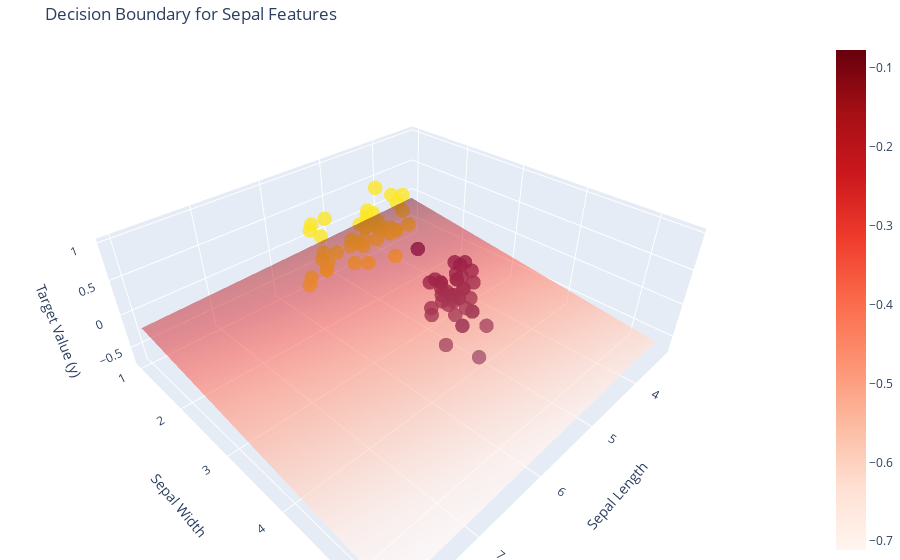
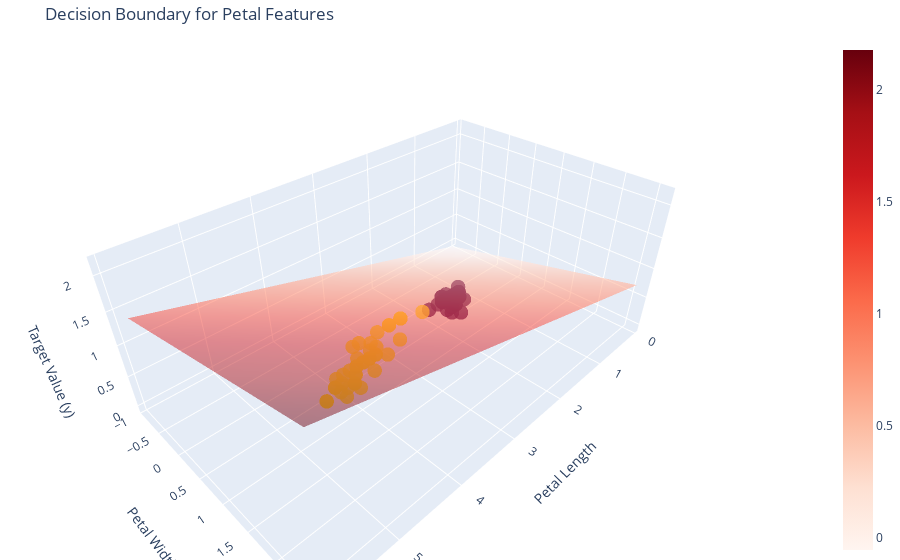

The code cell stored with these charts, in order, in its notebook:
### Markdown cell above
theta

### Code cell
#try to visualise the regression plane
import plotly.graph_objects as go
import numpy as np

def plot_decision_boundary_3d(X, y, theta, feature_indices, feature_names, title):
    """
    绘制 3D 交互式决策边界图
    X: 输入的特征矩阵
    y: 目标标签
    theta: 模型的权重参数 (5 个参数)
    feature_indices: 使用的两个特征的索引 (如 [0, 1] 或 [2, 3])
    feature_names: 特征名称列表
    title: 图像的标题
    """
    # 将 X 转为 NumPy 数组
    X_np = X.values if hasattr(X, 'values') else X
    y_np = y.values if hasattr(y, 'values') else y

    # 选择用于可视化的两个特征
    X_selected = X_np[:, feature_indices]

    # 创建网格用于绘制决策边界
    x_min, x_max = X_selected[:, 0].min() - 1, X_selected[:, 0].max() + 1
    y_min, y_max = X_selected[:, 1].min() - 1, X_selected[:, 1].max() + 1
    xx, yy = np.meshgrid(np.linspace(x_min, x_max, 50), np.linspace(y_min, y_max, 50))

    # 根据选择的特征索引，获取对应的权重
    if feature_indices == [0, 1]:
        w1, w2, b = theta[1], theta[2], theta[0]
    else:
        w1, w2, b = theta[3], theta[4], theta[0]

    # 计算网格上的预测值
    Z = w1 * xx + w2 * yy + b

    # 创建 3D 散点图
    fig = go.Figure()

    # 绘制训练数据的 3D 散点图
    fig.add_trace(go.Scatter3d(
        x=X_selected[:, 0],
        y=X_selected[:, 1],
        z=y_np,
        mode='markers',
        marker=dict(size=5, color=y_np, colorscale='Viridis', opacity=0.8),
        name='Training Data'
    ))

    # 绘制决策平面
    fig.add_trace(go.Surface(
        x=xx,
        y=yy,
        z=Z,
        opacity=0.5,
        colorscale='reds',
        name='Decision Boundary'
    ))

    # 设置图像布局
    fig.update_layout(
        title=title,
        scene=dict(
            xaxis_title=feature_names[0],
            yaxis_title=feature_names[1],
            zaxis_title='Target Value (y)',
        ),
        margin=dict(l=0, r=0, b=0, t=40)
    )

    # 显示图像
    fig.show()

# 调用 3D 可视化函数，分别绘制两张图
plot_decision_boundary_3d(X_train, y_train, theta, [0, 1], ['Sepal Length', 'Sepal Width'], 'Decision Boundary for Sepal Features')
plot_decision_boundary_3d(X_train, y_train, theta, [2, 3], ['Petal Length', 'Petal Width'], 'Decision Boundary for Petal Features')

### Figure 1 — Plotly figure (JSON) as saved in the notebook; plotly's stock layout.template omitted (floating-point values rounded to 4 significant figures; data arrays with more than 128 entries replaced by an {"elided": "..."} marker saying what was removed)
{"data": [{"marker": {"color": [1, 1, 0, 0, 1, 0, 0, 1, 0, 1, 0, 0, 1, 0, 1, 0, 1, 1, 0, 0, 0, 0, 0, 1, 0, 0, 1, 0, 1, 0, 0, 0, 0, 0, 0, 1, 0, 1, 0, 1, 1, 1, 1, 0, 1, 1, 0, 1, 1, 1, 1, 0, 1, 0, 1, 1, 1, 0, 1, 1, 1, 1, 0, 0, 0, 1, 0, 0, 0, 1, 1, 1, 1, 1, 0, 1, 1, 0, 1, 1], "colorscale": [[0, "#440154"], [0.1111, "#482878"], [0.2222, "#3e4989"], [0.3333, "#31688e"], [0.4444, "#26828e"], [0.5556, "#1f9e89"], [0.6667, "#35b779"], [0.7778, "#6ece58"], [0.8889, "#b5de2b"], [1, "#fde725"]], "opacity": 0.8, "size": 5}, "mode": "markers", "name": "Training Data", "type": "scatter3d", "x": [5.7, 5.6, 5, 4.4, 5.6, 5.7, 5, 5.7, 4.9, 6.3, 4.8, 4.6, 6, 5.2, 5, 5.4, 5.6, 6.7, 5, 5.4, 5, 4.9, 5, 5.7, 5.2, 5.1, 5.5, 5, 6, 4.3, 4.8, 4.6, 5.1, 4.4, 4.4, 6, 4.6, 5.6, 5.5, 5.5, 6.3, 5.7, 6.5, 5, 7, 5.8, 5.1, 6.2, 5.9, 6.2, 5.7, 4.5, 6.6, 5.3, 5.1, 4.9, 6.6, 5.2, 5.6, 5.2, 6.1, 5.4, 4.9, 4.7, 4.9, 6.9, 5.1, 4.7, 5.1, 6.3, 6.1, 6.4, 6.7, 5.8, 5.4, 5, 6.1, 5.8, 5.8, 6.4], "y": [2.8, 3, 3.4, 3.2, 2.5, 4.4, 3.5, 2.9, 3.1, 2.5, 3.4, 3.2, 3.4, 3.4, 2.3, 3.9, 3, 3.1, 3.2, 3.9, 3.3, 3.1, 3.4, 3, 3.5, 3.8, 2.4, 3, 2.2, 3, 3.4, 3.1, 3.5, 3, 2.9, 2.9, 3.4, 2.9, 3.5, 2.5, 3.3, 2.8, 2.8, 3.5, 3.2, 2.7, 3.8, 2.2, 3, 2.9, 2.6, 2.3, 2.9, 3.7, 2.5, 2.4, 3, 4.1, 2.7, 2.7, 2.9, 3, 3.6, 3.2, 3, 3.1, 3.7, 3.2, 3.3, 2.3, 3, 2.9, 3.1, 2.7, 3.4, 2, 2.8, 4, 2.6, 3.2], "z": [1, 1, 0, 0, 1, 0, 0, 1, 0, 1, 0, 0, 1, 0, 1, 0, 1, 1, 0, 0, 0, 0, 0, 1, 0, 0, 1, 0, 1, 0, 0, 0, 0, 0, 0, 1, 0, 1, 0, 1, 1, 1, 1, 0, 1, 1, 0, 1, 1, 1, 1, 0, 1, 0, 1, 1, 1, 0, 1, 1, 1, 1, 0, 0, 0, 1, 0, 0, 0, 1, 1, 1, 1, 1, 0, 1, 1, 0, 1, 1]}, {"colorscale": [[0, "rgb(255,245,240)"], [0.125, "rgb(254,224,210)"], [0.25, "rgb(252,187,161)"], [0.375, "rgb(252,146,114)"], [0.5, "rgb(251,106,74)"], [0.625, "rgb(239,59,44)"], [0.75, "rgb(203,24,29)"], [0.875, "rgb(165,15,21)"], [1, "rgb(103,0,13)"]], "name": "Decision Boundary", "opacity": 0.5, "type": "surface", "x": {"elided": "50x50 float values"}, "y": {"elided": "50x50 float values"}, "z": {"elided": "50x50 float values"}}], "layout": {"margin": {"b": 0, "l": 0, "r": 0, "t": 40}, "scene": {"xaxis": {"title": {"text": "Sepal Length"}}, "yaxis": {"title": {"text": "Sepal Width"}}, "zaxis": {"title": {"text": "Target Value (y)"}}}, "title": {"text": "Decision Boundary for Sepal Features"}}}

### Figure 2 — Plotly figure (JSON) as saved in the notebook; plotly's stock layout.template omitted (floating-point values rounded to 4 significant figures; data arrays with more than 128 entries replaced by an {"elided": "..."} marker saying what was removed)
{"data": [{"marker": {"color": [1, 1, 0, 0, 1, 0, 0, 1, 0, 1, 0, 0, 1, 0, 1, 0, 1, 1, 0, 0, 0, 0, 0, 1, 0, 0, 1, 0, 1, 0, 0, 0, 0, 0, 0, 1, 0, 1, 0, 1, 1, 1, 1, 0, 1, 1, 0, 1, 1, 1, 1, 0, 1, 0, 1, 1, 1, 0, 1, 1, 1, 1, 0, 0, 0, 1, 0, 0, 0, 1, 1, 1, 1, 1, 0, 1, 1, 0, 1, 1], "colorscale": [[0, "#440154"], [0.1111, "#482878"], [0.2222, "#3e4989"], [0.3333, "#31688e"], [0.4444, "#26828e"], [0.5556, "#1f9e89"], [0.6667, "#35b779"], [0.7778, "#6ece58"], [0.8889, "#b5de2b"], [1, "#fde725"]], "opacity": 0.8, "size": 5}, "mode": "markers", "name": "Training Data", "type": "scatter3d", "x": [4.5, 4.1, 1.6, 1.3, 3.9, 1.5, 1.3, 4.2, 1.5, 4.9, 1.6, 1.4, 4.5, 1.4, 3.3, 1.7, 4.5, 4.4, 1.2, 1.3, 1.4, 1.5, 1.5, 4.2, 1.5, 1.5, 3.7, 1.6, 4, 1.1, 1.9, 1.5, 1.4, 1.3, 1.4, 4.5, 1.4, 3.6, 1.3, 4, 4.7, 4.1, 4.6, 1.6, 4.7, 4.1, 1.6, 4.5, 4.2, 4.3, 3.5, 1.3, 4.6, 1.5, 3, 3.3, 4.4, 1.5, 4.2, 3.9, 4.7, 4.5, 1.4, 1.6, 1.4, 4.9, 1.5, 1.3, 1.7, 4.4, 4.6, 4.3, 4.7, 3.9, 1.7, 3.5, 4, 1.2, 4, 4.5], "y": [1.3, 1.3, 0.4, 0.2, 1.1, 0.4, 0.3, 1.3, 0.1, 1.5, 0.2, 0.2, 1.6, 0.2, 1, 0.4, 1.5, 1.4, 0.2, 0.4, 0.2, 0.2, 0.2, 1.2, 0.2, 0.3, 1, 0.2, 1, 0.1, 0.2, 0.2, 0.3, 0.2, 0.2, 1.5, 0.3, 1.3, 0.2, 1.3, 1.6, 1.3, 1.5, 0.6, 1.4, 1, 0.2, 1.5, 1.5, 1.3, 1, 0.3, 1.3, 0.2, 1.1, 1, 1.4, 0.1, 1.3, 1.4, 1.4, 1.5, 0.1, 0.2, 0.2, 1.5, 0.4, 0.2, 0.5, 1.3, 1.4, 1.3, 1.5, 1.2, 0.2, 1, 1.3, 0.2, 1.2, 1.5], "z": [1, 1, 0, 0, 1, 0, 0, 1, 0, 1, 0, 0, 1, 0, 1, 0, 1, 1, 0, 0, 0, 0, 0, 1, 0, 0, 1, 0, 1, 0, 0, 0, 0, 0, 0, 1, 0, 1, 0, 1, 1, 1, 1, 0, 1, 1, 0, 1, 1, 1, 1, 0, 1, 0, 1, 1, 1, 0, 1, 1, 1, 1, 0, 0, 0, 1, 0, 0, 0, 1, 1, 1, 1, 1, 0, 1, 1, 0, 1, 1]}, {"colorscale": [[0, "rgb(255,245,240)"], [0.125, "rgb(254,224,210)"], [0.25, "rgb(252,187,161)"], [0.375, "rgb(252,146,114)"], [0.5, "rgb(251,106,74)"], [0.625, "rgb(239,59,44)"], [0.75, "rgb(203,24,29)"], [0.875, "rgb(165,15,21)"], [1, "rgb(103,0,13)"]], "name": "Decision Boundary", "opacity": 0.5, "type": "surface", "x": {"elided": "50x50 float values"}, "y": {"elided": "50x50 float values"}, "z": {"elided": "50x50 float values"}}], "layout": {"margin": {"b": 0, "l": 0, "r": 0, "t": 40}, "scene": {"xaxis": {"title": {"text": "Petal Length"}}, "yaxis": {"title": {"text": "Petal Width"}}, "zaxis": {"title": {"text": "Target Value (y)"}}}, "title": {"text": "Decision Boundary for Petal Features"}}}
